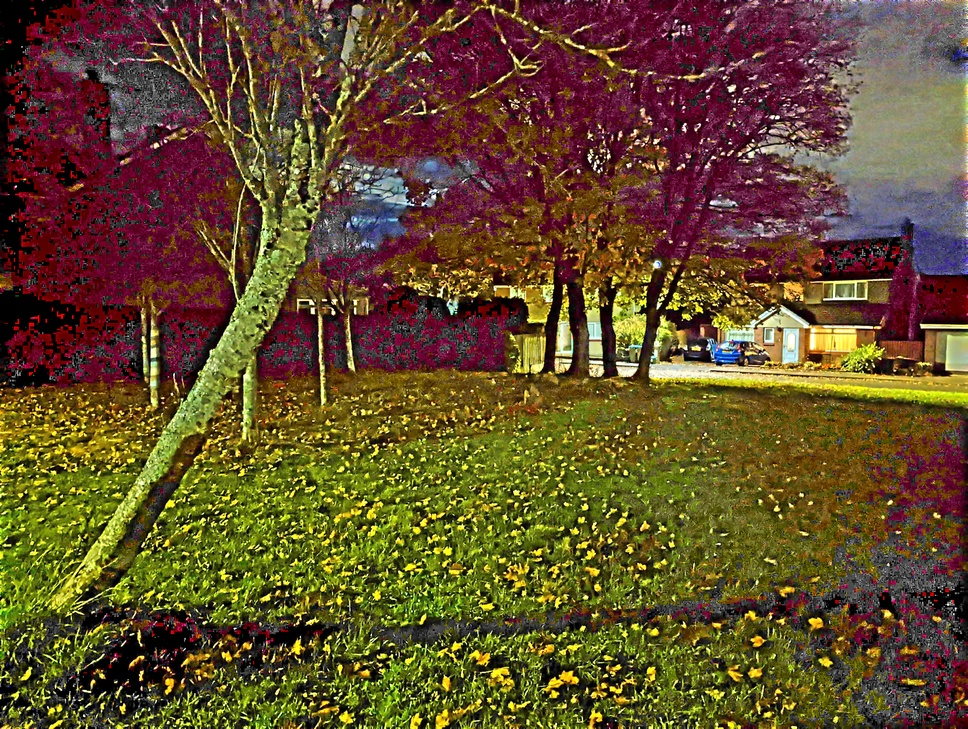
%> input picture LIME-master/enhanced_1_sub.jpg, 968 x 729 px, shrunk from 4080 x 3072 before the run
$ octave --eval "result = histeq_yuv(imread('enhanced_1_sub.jpg'));"   (GNU Octave 9; MATLAB toolbox functions it lacks are replaced by stand-ins)
%> lines starting %> are read from the running program, lines starting %| are printed output that depends on the picture
### LIME-master/rgb2yuv.m
function YUV=rgb2yuv(RGB)
%colorspace conversion from RGB to YUV acc. to BT.601

R = RGB(:,:,1);
G = RGB(:,:,2);
B = RGB(:,:,3);

%Conversion Formula
Y = 0.299*R + 0.587*G + 0.114*B;
U = -0.14713*R - 0.28886*G + 0.436*B;
V =0.615*R - 0.51499*G - 0.10001*B;

YUV=cat(3,Y,U,V);

end

### LIME-master/yuv2rgb.m
function YUV=yuv2rgb(RGB)
%colorspace conversion from YUV to RGB acc. to BT.601

R = RGB(:,:,1);
G = RGB(:,:,2);
B = RGB(:,:,3);

%Conversion Formula
Y = 1*R + 0*G + 1.13983*B;
U = 1*R - 0.39465*G - 0.58060*B;
V = 1*R + 2.03211*G + 0*B;

YUV=cat(3,Y,U,V);

end

### LIME-master/histeq_yuv.m
function [img_out] = histeq_yuv(img_in)
%applying histogram equalization on y channel

imghsv=rgb2yuv(im2double(img_in)); %colorspace conversion
%> in rgb2yuv, `G = RGB(:,:,2);`:
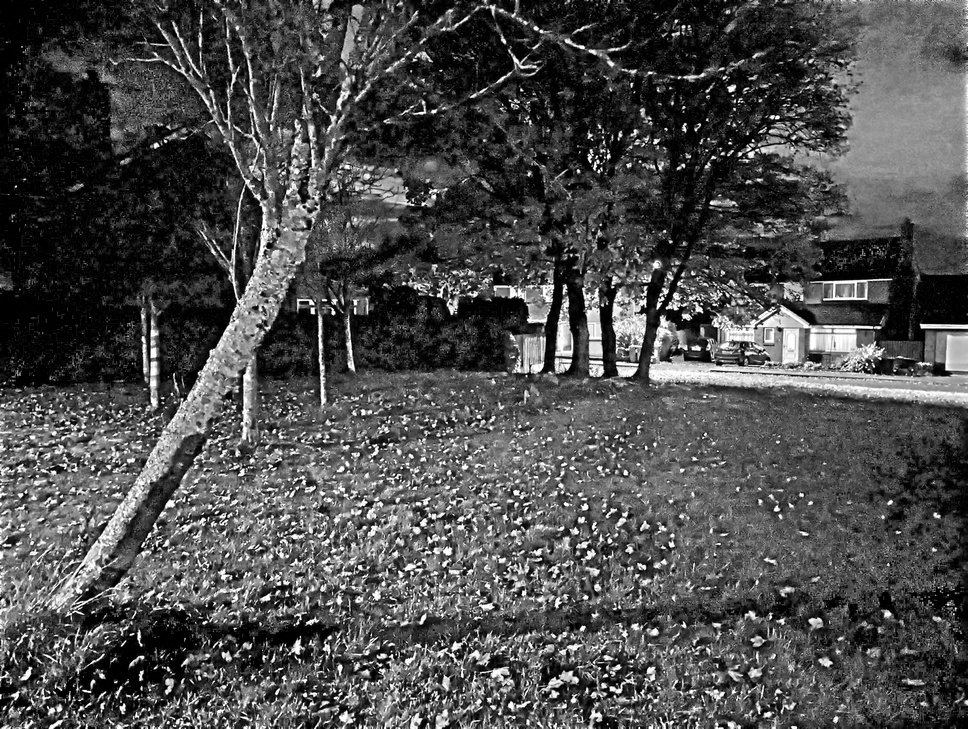
%> G: size 729x968 double; min 0, max 1, mean 0.299
%> in rgb2yuv, `B = RGB(:,:,3);`:
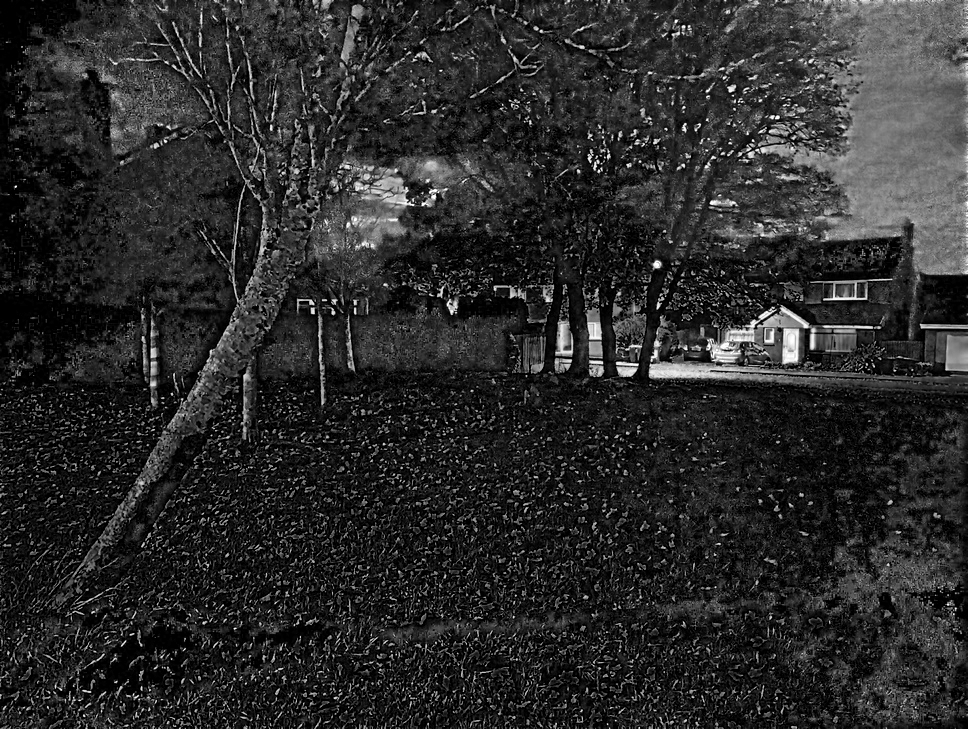
%> B: size 729x968 double; min 0, max 1, mean 0.168

imgeq=histeq(imghsv(:,:,1));

%recomposing
imgnew(:,:,1)=imgeq;
imgnew(:,:,2)=imghsv(:,:,2);
imgnew(:,:,3)=imghsv(:,:,3);

img_out=yuv2rgb(imgnew); %colorspace conversion

end
%> in histeq_yuv, `imgnew(:,:,3)=imghsv(:,:,3);`:
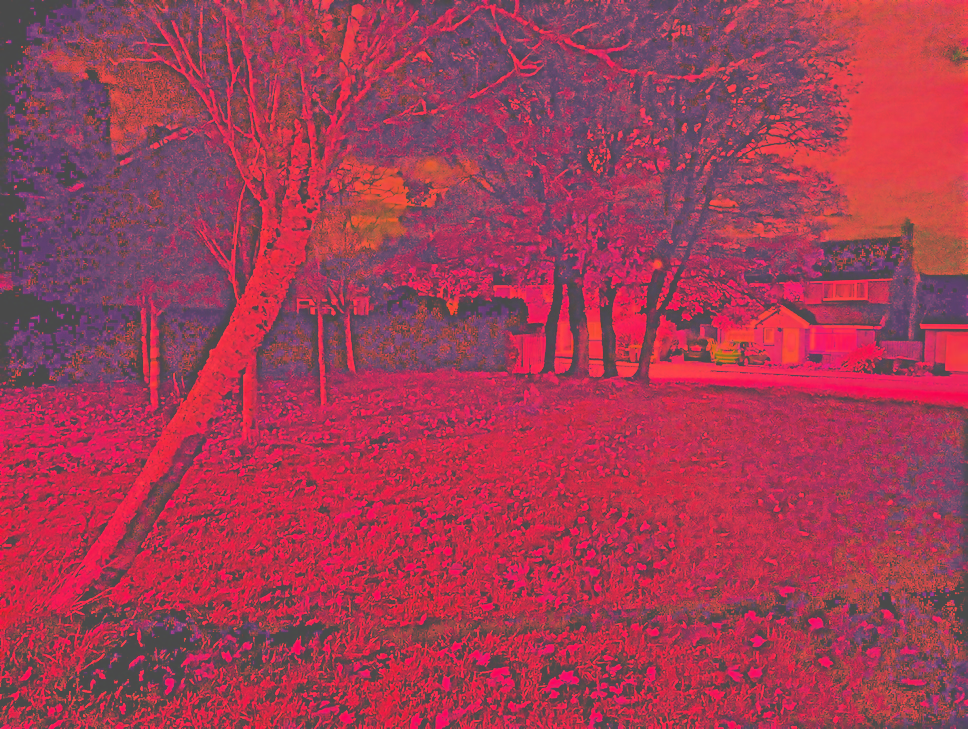
%> imgnew: size 729x968x3 double; mean R, G, B 0.495, -0.0697, 0.067; drawn with min black and max white
%> in yuv2rgb, `U = 1*R - 0.39465*G - 0.58060*B;`:
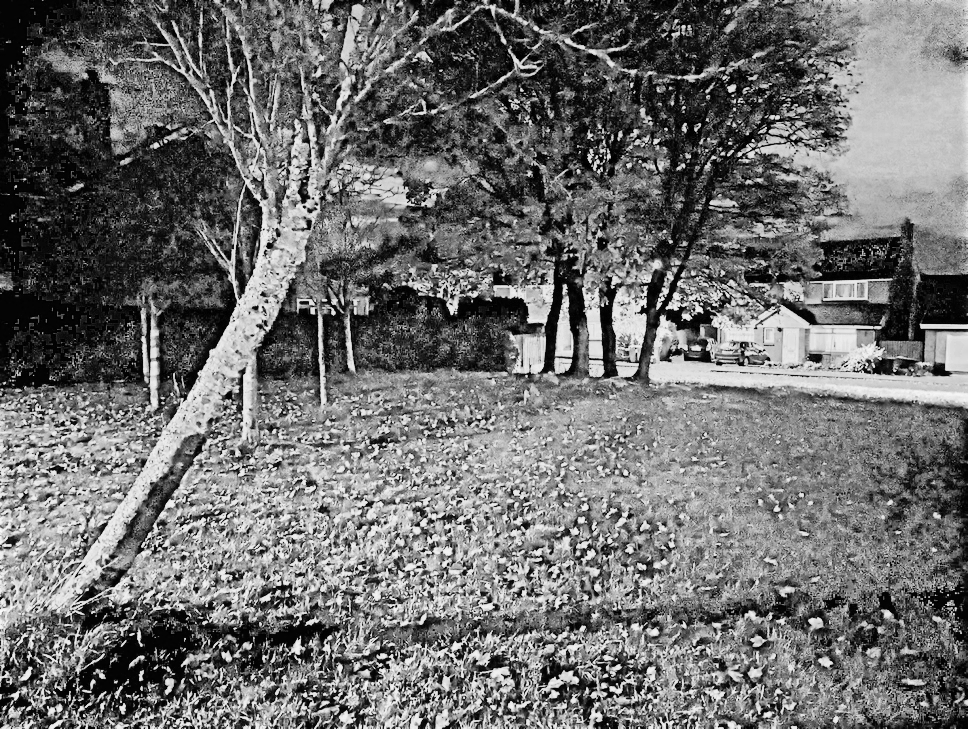
%> U: size 729x968 double; min -0.0212, max 1.15, mean 0.483; drawn with min black and max white
%> in yuv2rgb, `V = 1*R + 2.03211*G + 0*B;`:
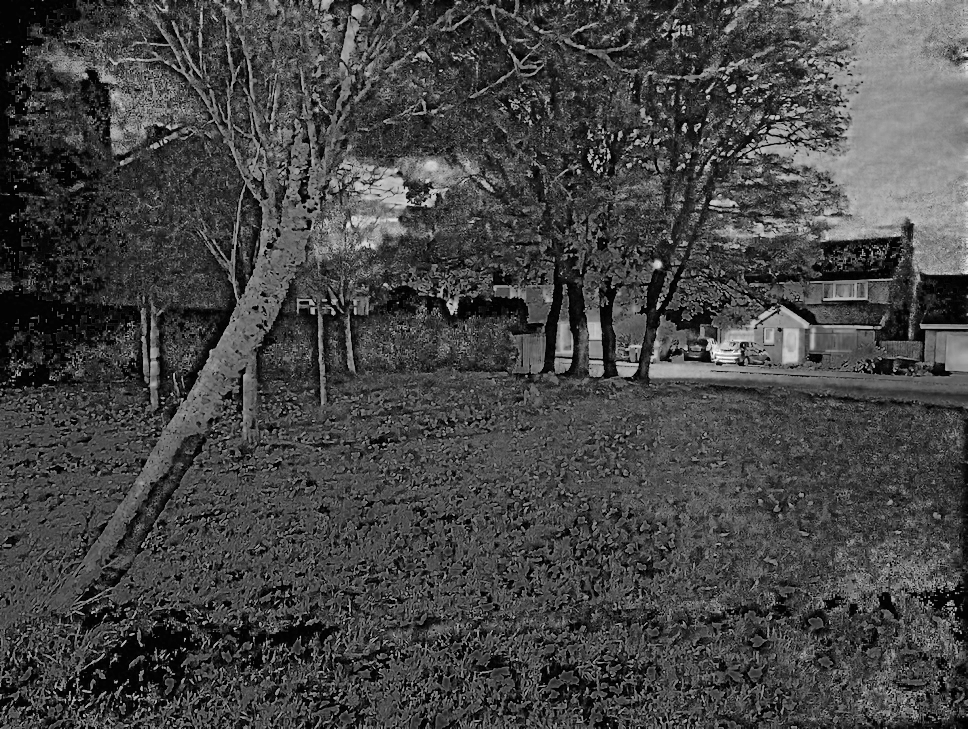
%> V: size 729x968 double; min -0.021, max 1.34, mean 0.353; drawn with min black and max white
%> in yuv2rgb, `YUV=cat(3,Y,U,V);`:
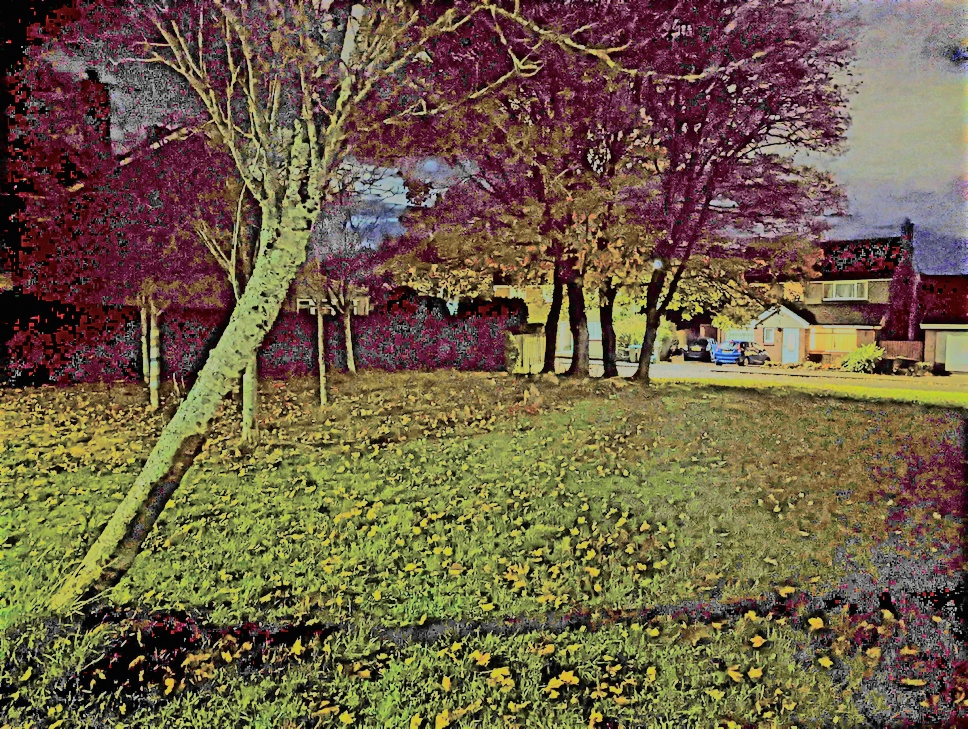
%> YUV: size 729x968x3 double; mean R, G, B 0.571, 0.483, 0.353; drawn with min black and max white

$ run again, on LIME-master/enhanced_2_sub.jpg
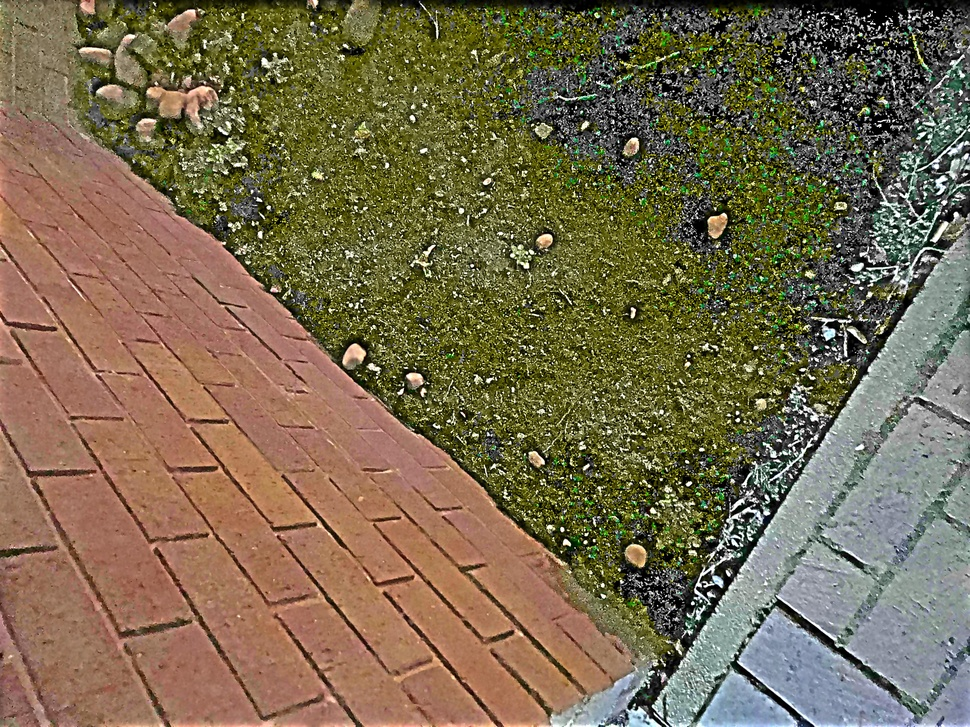
%> input picture LIME-master/enhanced_2_sub.jpg, 970 x 727 px, shrunk from 4032 x 3024 before the run
%> in yuv2rgb, `V = 1*R + 2.03211*G + 0*B;`:
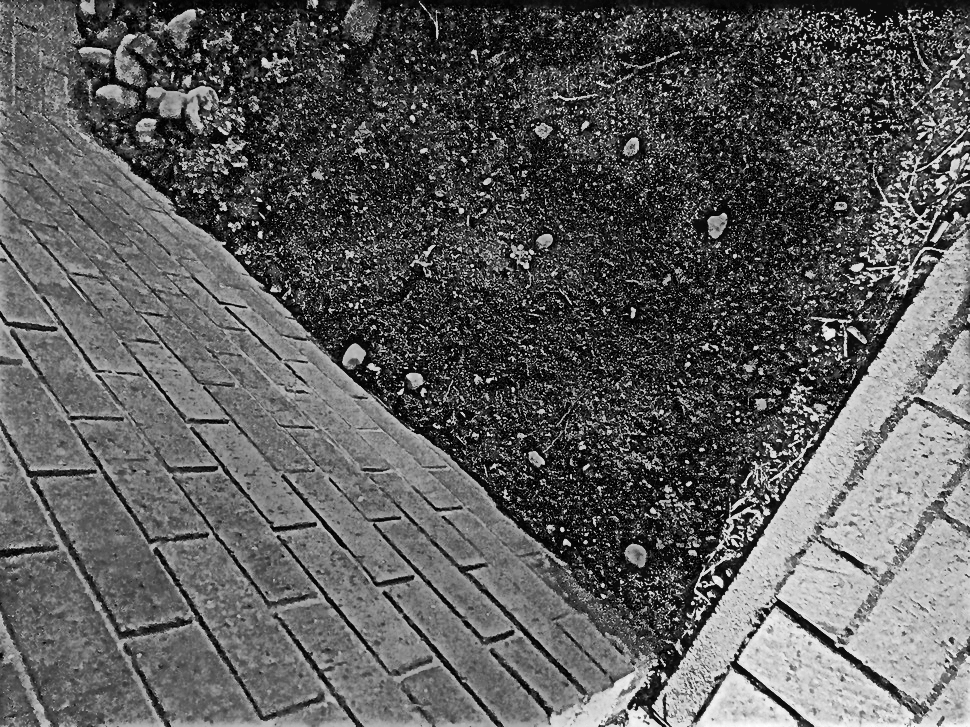
%> V: size 727x970 double; min -0.0596, max 1.16, mean 0.385; drawn with min black and max white
%> in yuv2rgb, `YUV=cat(3,Y,U,V);`:
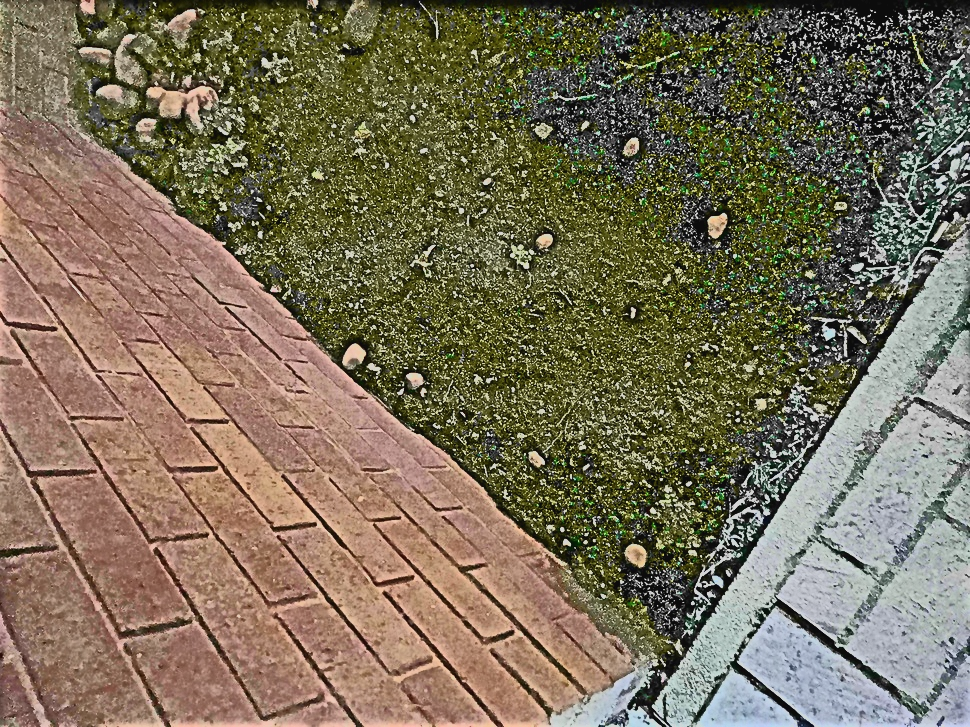
%> YUV: size 727x970x3 double; mean R, G, B 0.546, 0.491, 0.385; drawn with min black and max white
